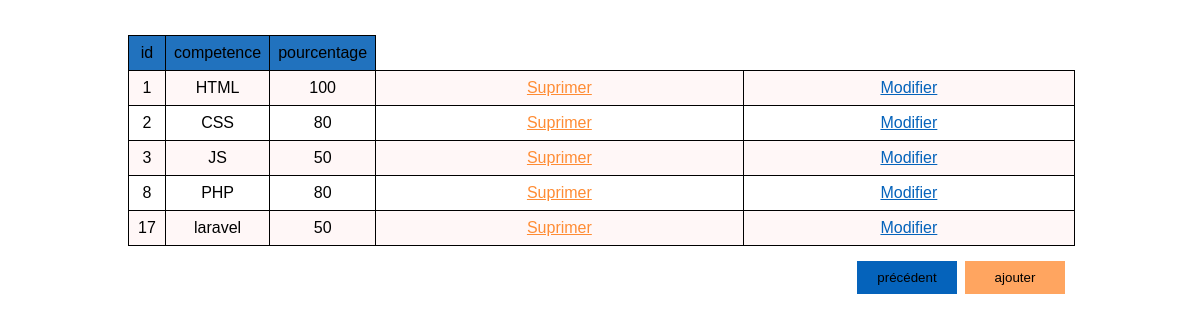
The app's page /EchFolio/modif/skills/mod_skills.php (signed in) with its own data.
### tables this page shows
CREATE TABLE `skills` (
  `id` int(30) NOT NULL,
  `competent` varchar(40) NOT NULL,
  `pourcentage` varchar(40) NOT NULL
);

### EchFolio/modif/skills/mod_skills.php (the view, shortened to what this page needs)
<?php
include("../../interdit.php");
$query_type = "SELECT * FROM skills";
$result = mysqli_query($con,$query_type);
?>
<!DOCTYPE html>
<html lang="en">
<head>
    <link rel="stylesheet" href="../../assets/css/style1.css">
</head>
<body>
<table class="table1" border=1>
<tr>
            <td class="td1" >id </td>
            <td class="td1">competence</td>
            <td class="td1">pourcentage</td>
        </tr>
<?php
if(mysqli_num_rows($result)>0 ){
    while($row = mysqli_fetch_assoc($result) ) {
      ?>
      <tr>
        <td><?=$row['id'];?></td>
        <td><?=$row['competent'];?></td>
        <td><?=$row['pourcentage'];?></td>
        <td><a class="supp" href="mod_skills.php?delete_dc=<?=$row['id'];?>">Suprimer</a></td>
        <td><a class="modif" href="mod_skills.php?edit_dc=<?=$row['id'];?>">Modifier</a></td>
      </tr>
      <?php
    }
  }else{
    echo "0 result";
  }
?>
    </table>
    <form action="" method="POST">
        <button class="btn1" type=submit name="precedent">précédent</button>
        <button class="btn2" type=submit name="ajouter">ajouter</button>
    </form>
</body>
</html>

### EchFolio/assets/css/style1.css (style rules this page uses)
.table1 { margin-top: 35px; margin-left: 120px; margin-right: 50px; font-family: "Trebuchet MS", Arial, Helvetica, sans-serif; border-collapse: collapse; border-style: solid; border: 10px; width: 80%; text-align: center; }
.table1 td, .table1 th { border: 1px solid #000; padding: 8px; }
.td1 { background-color: #2172be; width: 20px; }
.table1 tr:nth-child(even) { background-color: #fff7f7; }
.supp { color: #ff8c34; }
.modif { color: #0563BB; }
.btn1 { background-color: #0563BB; float: right; margin-right: 235px; margin-top: 15px; margin-bottom: 20px; height: 33px; border: none; width: 100px; }
.btn2 { background-color: #ff8c34; float: right; margin-right: -208px; margin-top: 15px; margin-bottom: 20px; height: 33px; border: none; width: 100px; }

### records on screen
skills: id "1", competent "HTML", pourcentage "100"
skills: id "2", competent "CSS", pourcentage "80"
skills: id "3", competent "JS", pourcentage "50"
skills: id "8", competent "PHP", pourcentage "80"
skills: id "17", competent "laravel", pourcentage "50"
